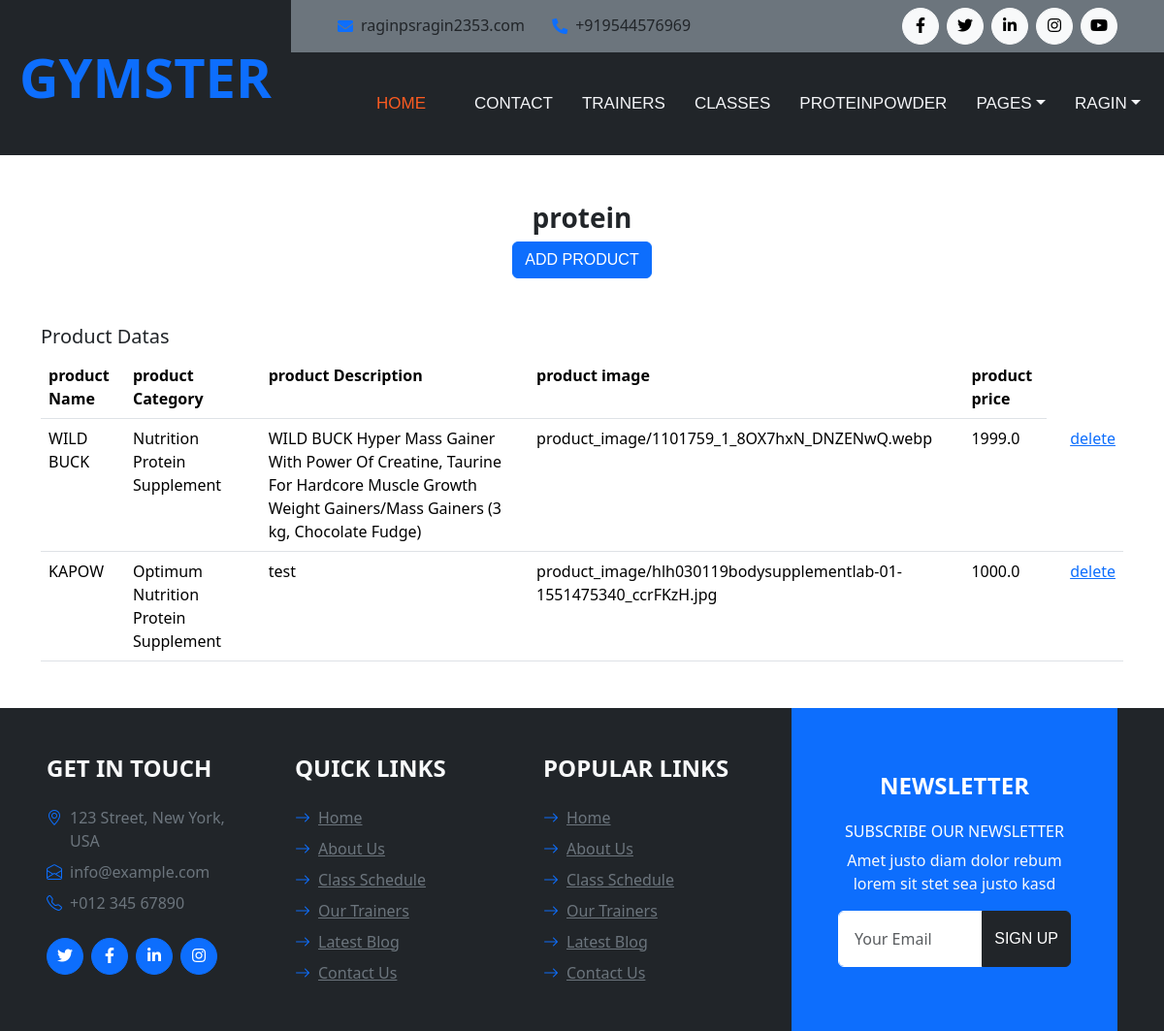
Page /proteinpowder (signed in) on the committed database.
### product/models.py (models this page shows, shortened)
class Myproteindetails(models.Model):
    CATEGORY_CHOICES = (("Optimum Nutrition Protein Supplement","Optimum Nutrition Protein Supplement"),("Nutrition Protein Supplement","Nutrition Protein Supplement "))
    product_Category = models.CharField(max_length=100, choices=CATEGORY_CHOICES)
    product_Name = models.CharField(max_length= 225)
    product_Description = models.CharField(max_length = 1000)
    product_image = models.FileField(upload_to="product_image")
    product_price = models.FloatField(max_length= 225 )
    merchant = models.ForeignKey(User,on_delete = models.CASCADE,null=True,blank=True)

### home/views.py (the view, shortened to what this page needs)
# urls.py: path("proteinpowder",views.proteinpowder,name="proteinpowder"),
def proteinpowder(request):
    form = MyproteinAddform()
    Myprotein = Myproteindetails.objects.filter(merchant = request.user)
    print = (Myprotein)
    context = {
        "form":form,
        "Myprotein":Myprotein
    }
    return render(request,'proteinpowder.html',context)

### product/forms.py
class MyproteinAddform(ModelForm):
    class Meta:
        model = Myproteindetails
        fields = ["product_Name","product_Category","product_Description","product_image","product_price"]
        widgets ={
            "product_Name":TextInput(attrs={"class":"form-control","placeholder":"product Name"}),
            "product_Category":Select(attrs={"class":"form-control","placeholder":"Category"}),
            }

### templates/proteinpowder.html (shortened to what this page needs)
{% extends "merchant.html"%}
{% block content%}
<div class="container mt-5">
  <div class="content mt-5 text-center">
    <h3 class="text-center">protein</h3>
    <button class="btn btn-primary" type="button" data-bs-toggle="offcanvas" data-bs-target="#offcanvasScrolling" aria-controls="offcanvasScrolling"> Add Product</button>
  </div>
</div>
<div class="container content mt-5">
  <h5>Product Datas</h5>
  <table class="table table-stripped">
    <tr>
      <th>product Name</th>
      <th>product Category</th>
      <th>product Description</th>
      <th>product image</th>
      <th>product price</th>
    </tr>
  {% for item in Myprotein %}
  <tr>
    <td>{{item.product_Name}}</td>
    <td>{{item.product_Category}}</td>
    <td>{{item.product_Description}}</td>
    <td>{{item.product_image}}</td>
    <td>{{item.product_price}}</td>
    <td><img src="{{item.product_image.url}}" height="50px" alt=""></td>
    <td>
    <a href="{% url 'deleteprotein' item.id %}"class="btn-outline-denger btn-sm" >delete</a>
    </td>
  </tr>
  {% endfor %}
  </table>
</div>
{% endblock %}

### templates/merchant.html (shortened to what this page needs)
<!DOCTYPE html>
{% load static %}
<html lang="en">
<head>
    <link href="https://cdnjs.cloudflare.com/ajax/libs/font-awesome/5.15.0/css/all.min.css" rel="stylesheet">
    <link href="https://cdn.jsdelivr.net/npm/bootstrap-icons@1.4.1/font/bootstrap-icons.css" rel="stylesheet">
    <link href="{% static 'lib/flaticon/font/flaticon.css' %}" rel="stylesheet">
    <link href="'lib/owlcarousel/assets/owl.carousel.min.css' %}" rel="stylesheet">
    <link href="{% static 'css/bootstrap.min.css' %}" rel="stylesheet">
    <link href="{% static 'css/style.css' %}" rel="stylesheet">
</head>
<body>
    <div class="container-fluid bg-dark px-0">
        <div class="row gx-0">
            <div class="col-lg-3 bg-dark d-none d-lg-block">
                <a href="{% url 'merchant' %}" class="navbar-brand w-100 h-100 m-0 p-0 d-flex align-items-center justify-content-center">
                    <h1 class="m-0 display-4 text-primary text-uppercase">Gymster</h1>
                </a>
            </div>
            <div class="col-lg-9">
                <div class="row gx-0 bg-secondary d-none d-lg-flex">
                    <div class="col-lg-7 px-5 text-start">
                        <div class="h-100 d-inline-flex align-items-center py-2 me-4">
                            <i class="fa fa-envelope text-primary me-2"></i>
                            <h6 class="mb-0">raginpsragin2353.com</h6>
                        </div>
                        <div class="h-100 d-inline-flex align-items-center py-2">
                            <i class="fa fa-phone-alt text-primary me-2"></i>
                            <h6 class="mb-0">+919544576969</h6>
                        </div>
                    </div>
                    <div class="col-lg-5 px-5 text-end">
                        <div class="d-inline-flex align-items-center py-2">
                            <a class="btn btn-light btn-square rounded-circle me-2" href="">
                                <i class="fab fa-facebook-f"></i>
                            </a>
                            <a class="btn btn-light btn-square rounded-circle me-2" href="">
                                <i class="fab fa-twitter"></i>
                            </a>
                            <a class="btn btn-light btn-square rounded-circle me-2" href="">
                                <i class="fab fa-linkedin-in"></i>
                            </a>
                            <a class="btn btn-light btn-square rounded-circle me-2" href="">
                                <i class="fab fa-instagram"></i>
                            </a>
                            <a class="btn btn-light btn-square rounded-circle" href="">
                                <i class="fab fa-youtube"></i>
                            </a>
                        </div>
                    </div>
                </div>
                <nav class="navbar navbar-expand-lg bg-dark navbar-dark p-3 p-lg-0 px-lg-5">
                    <div class="collapse navbar-collapse justify-content-between" id="navbarCollapse">
                        <div class="navbar-nav mr-auto py-0" style="margin-left: 20px;">
                            <a href="{% url 'merchant' %}" class="nav-item nav-link active" style="margin-left: 20px;">Home</a>
                            <a href="{%url 'contact' %}" class="nav-item nav-link" style="margin-left: 20px;">Contact</a>
                            <a href="{%url 'team' %}" class="nav-item nav-link">Trainers</a>
                            <a href="{% url 'Myproducts' %}" class="nav-item nav-link">Classes</a>
                            <a href="{% url 'proteinpowder' %}" class="nav-item nav-link">proteinpowder</a>
                            <div class="nav-item dropdown">
                            <a href="#" class="nav-link dropdown-toggle" data-bs-toggle="dropdown">Pages</a>
                            </div>
                            <div class="nav-item dropdown">
                            <a class="nav-link dropdown-toggle" data-bs-toggle="dropdown">{{request.user}}</a>
                </nav>
            </div>
        </div>
    </div>
{% block content%}{% endblock %}
    <div class="container-fluid bg-dark text-secondary px-5 mt-5">
        <div class="row gx-5">
            <div class="col-lg-8 col-md-6">
                <div class="row gx-5">
                    <div class="col-lg-4 col-md-12 pt-5 mb-5">
                        <h4 class="text-uppercase text-light mb-4">Get In Touch</h4>
                        <div class="d-flex mb-2">
                            <i class="bi bi-geo-alt text-primary me-2"></i>
                            <p class="mb-0">123 Street, New York, USA</p>
                        </div>
                        <div class="d-flex mb-2">
                            <i class="bi bi-envelope-open text-primary me-2"></i>
                            <p class="mb-0">info@example.com</p>
                        </div>
                        <div class="d-flex mb-2">
                            <i class="bi bi-telephone text-primary me-2"></i>
                            <p class="mb-0">+012 345 67890</p>
                        </div>
                        <div class="d-flex mt-4">
                            <a class="btn btn-primary btn-square rounded-circle me-2" href="#"><i class="fab fa-twitter"></i></a>
                            <a class="btn btn-primary btn-square rounded-circle me-2" href="#"><i class="fab fa-facebook-f"></i></a>
                            <a class="btn btn-primary btn-square rounded-circle me-2" href="#"><i class="fab fa-linkedin-in"></i></a>
                            <a class="btn btn-primary btn-square rounded-circle" href="#"><i class="fab fa-instagram"></i></a>
                        </div>
                    </div>
                    <div class="col-lg-4 col-md-12 pt-0 pt-lg-5 mb-5">
                        <h4 class="text-uppercase text-light mb-4">Quick Links</h4>
                        <div class="d-flex flex-column justify-content-start">
                            <a class="text-secondary mb-2" href="#"><i class="bi bi-arrow-right text-primary me-2"></i>Home</a>
                            <a class="text-secondary mb-2" href="#"><i class="bi bi-arrow-right text-primary me-2"></i>About Us</a>
                            <a class="text-secondary mb-2" href="#"><i class="bi bi-arrow-right text-primary me-2"></i>Class Schedule</a>
                            <a class="text-secondary mb-2" href="#"><i class="bi bi-arrow-right text-primary me-2"></i>Our Trainers</a>
                            <a class="text-secondary mb-2" href="#"><i class="bi bi-arrow-right text-primary me-2"></i>Latest Blog</a>
                            <a class="text-secondary" href="#"><i class="bi bi-arrow-right text-primary me-2"></i>Contact Us</a>
                        </div>
                    </div>
                    <div class="col-lg-4 col-md-12 pt-0 pt-lg-5 mb-5">
                        <h4 class="text-uppercase text-light mb-4">Popular Links</h4>
                        <div class="d-flex flex-column justify-content-start">
                            <a class="text-secondary mb-2" href="#"><i class="bi bi-arrow-right text-primary me-2"></i>Home</a>
                            <a class="text-secondary mb-2" href="#"><i class="bi bi-arrow-right text-primary me-2"></i>About Us</a>
                            <a class="text-secondary mb-2" href="#"><i class="bi bi-arrow-right text-primary me-2"></i>Class Schedule</a>
                            <a class="text-secondary mb-2" href="#"><i class="bi bi-arrow-right text-primary me-2"></i>Our Trainers</a>
                            <a class="text-secondary mb-2" href="#"><i class="bi bi-arrow-right text-primary me-2"></i>Latest Blog</a>
                            <a class="text-secondary" href="#"><i class="bi bi-arrow-right text-primary me-2"></i>Contact Us</a>
                        </div>
                    </div>
                </div>
            </div>
            <div class="col-lg-4 col-md-6">
                <div class="d-flex flex-column align-items-center justify-content-center text-center h-100 bg-primary p-5">
                    <h4 class="text-uppercase text-white mb-4">Newsletter</h4>
                    <h6 class="text-uppercase text-white">Subscribe Our Newsletter</h6>
                    <p class="text-light">Amet justo diam dolor rebum lorem sit stet sea justo kasd</p>
                    <form action="">
                        <div class="input-group">
                            <input type="text" class="form-control border-white p-3" placeholder="Your Email">
                            <button class="btn btn-dark">Sign Up</button>
                        </div>
                    </form>
                </div>
            </div>
        </div>
    </div>
</body>
</html>

### static/css/style.css (style rules this page uses)
:root { --primary: #FB5B21; --secondary: #BDBDBF; --light: #F4F5F8; --dark: #222429; }
h1, h2, .font-weight-bold { font-weight: 700 !important; }
h3, h4, .font-weight-semi-bold { font-weight: 600 !important; }
h5, h6, .font-weight-medium { font-weight: 500 !important; }
.btn { font-family: 'Oswald', sans-serif; text-transform: uppercase; transition: .5s; }
.btn-primary { color: #FFFFFF; }
.btn-square { width: 38px; height: 38px; }
.btn-square, .btn-sm-square, .btn-lg-square { padding-left: 0; padding-right: 0; text-align: center; }
.navbar-dark .navbar-nav .nav-link { font-family: 'Oswald', sans-serif; margin-right: 30px; padding: 40px 0; color: var(--light); font-size: 17px; text-transform: uppercase; outline: none; }
.navbar-dark .navbar-nav .nav-link:hover, .navbar-dark .navbar-nav .nav-link.active { color: var(--primary); }

### rows in the picture
Myproteindetails: product_Name "WILD BUCK", product_Category "Nutrition Protein Supplement", product_Description "WILD BUCK Hyper Mass Gainer With Power Of Creatine, Taurine For Hardcore Muscle Growth Weight Gainers/Mass Gainers (3 kg, Chocolate Fudge)", product_image "product_image/1101759_1_8OX7hxN_DNZENwQ.webp", product_price "1999.0"
Myproteindetails: product_Name "KAPOW", product_Category "Optimum Nutrition Protein Supplement", product_Description "test", product_image "product_image/hlh030119bodysupplementlab-01-1551475340_ccrFKzH.jpg", product_price "1000.0"

### other values in the picture
{{ request.user }} "RAGIN"
